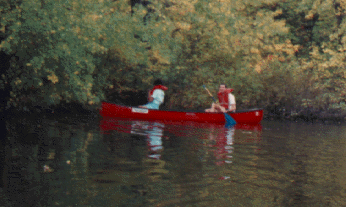
#> input picture input/canoe.tif, 346 x 207 px
$ python RGB.py
#> lines starting #> are read from the running program, lines starting #| are printed output that depends on the picture
# -*- coding: utf-8 -*-
# @Time    : 2020/9/27 18:54
# @Author  : weiwei cai
# @File    : RGB.py
# @Software: PyCharm

import cv2
import numpy as np
import matplotlib.pyplot as plt

img = cv2.imread('input/canoe.tif')
#> img is the input picture: shape (207, 346, 3); mean B, G, R 55.8, 70.4, 76.2
#split to 3channels b,g,r
B, G, R = cv2.split(img)
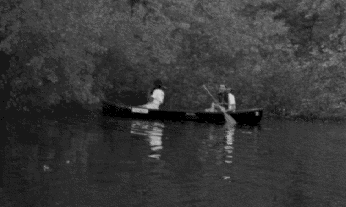
#> B: shape (207, 346); min 0, max 206, mean 55.8
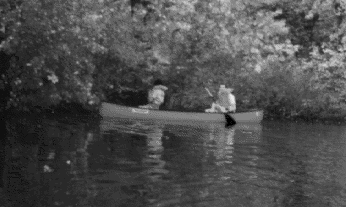
#> R: shape (207, 346); min 0, max 231, mean 76.2

#equalizeHist for b,g,r respectly
EB = cv2.equalizeHist(B)
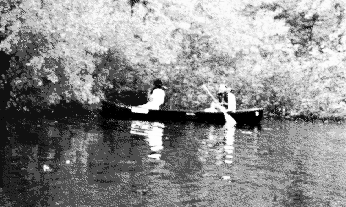
#> EB: shape (207, 346); min 0, max 255, mean 140.9
EG = cv2.equalizeHist(G)
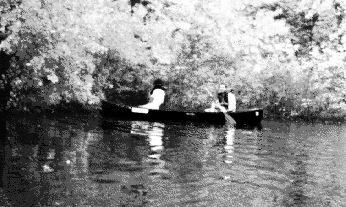
#> EG: shape (207, 346); min 0, max 255, mean 135.3
ER = cv2.equalizeHist(R)
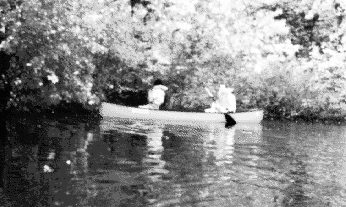
#> ER: shape (207, 346); min 0, max 255, mean 136.9

#when finish the operation then merge them into together
bgrhist = cv2.merge((EB, EG, ER))
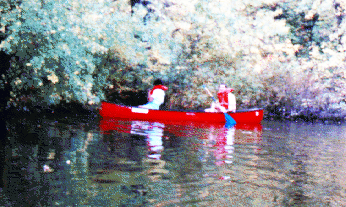
#> bgrhist: shape (207, 346, 3); mean B, G, R 140.9, 135.3, 136.9

equ = np.hstack((img, bgrhist))
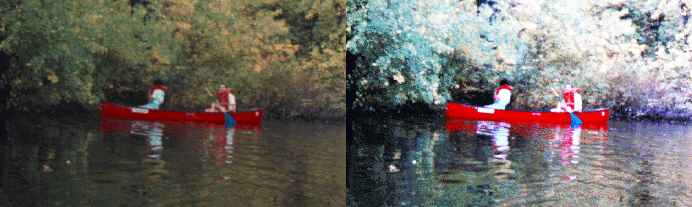
#> equ: shape (207, 692, 3); mean B, G, R 98.3, 102.8, 106.5

cv2.imshow('Histogram equalized', equ)
cv2.waitKey(0)
cv2.imwrite('output/canoe.tif', equ)

$ run again, with input/board.tif copied over input/canoe.tif
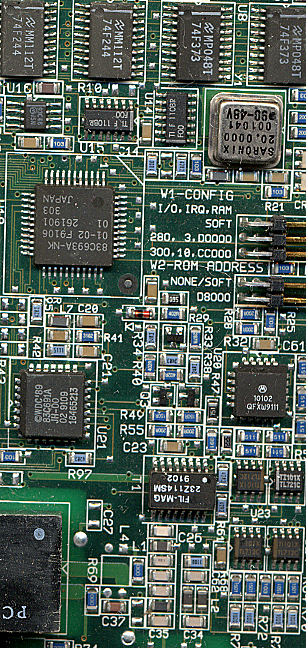
#> input picture input/board.tif, 306 x 648 px
#> img is the input picture: shape (648, 306, 3); mean B, G, R 89.1, 99, 84.2
#> `bgrhist = cv2.merge((EB, EG, ER))`:
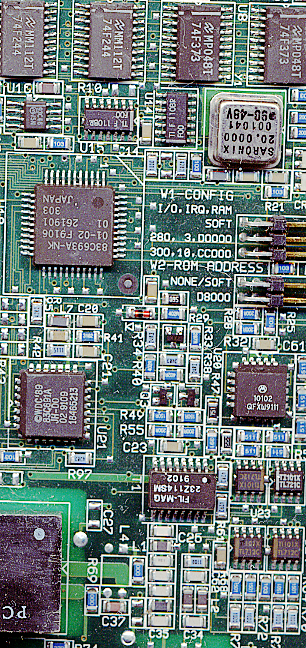
#> bgrhist: shape (648, 306, 3); mean B, G, R 122.2, 125.2, 111.1
#> `equ = np.hstack((img, bgrhist))`:
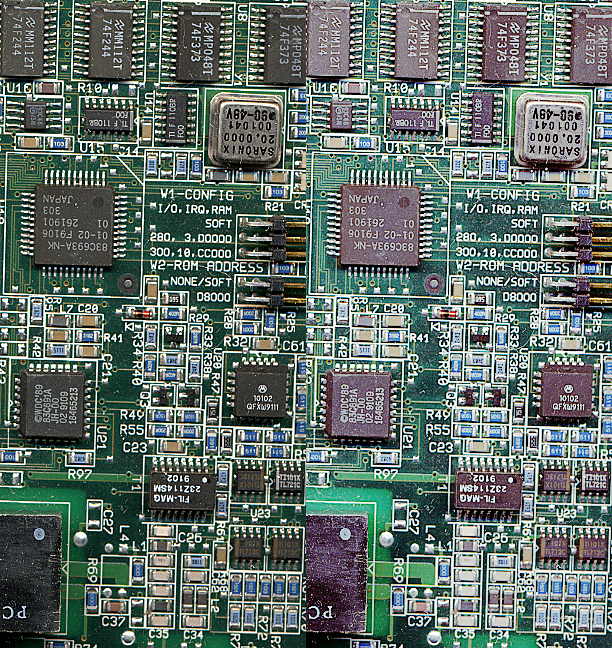
#> equ: shape (648, 612, 3); mean B, G, R 105.6, 112.1, 97.7

$ run again, with input/kids.tif copied over input/canoe.tif
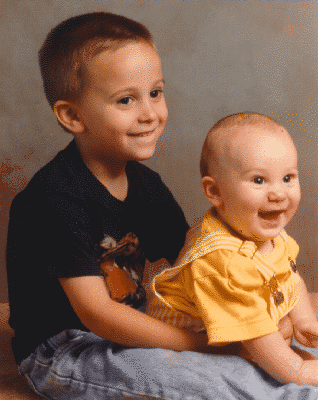
#> input picture input/kids.tif, 318 x 400 px
#> img is the input picture: shape (400, 318, 3); mean B, G, R 77.9, 97.4, 128.7
#> `bgrhist = cv2.merge((EB, EG, ER))`:
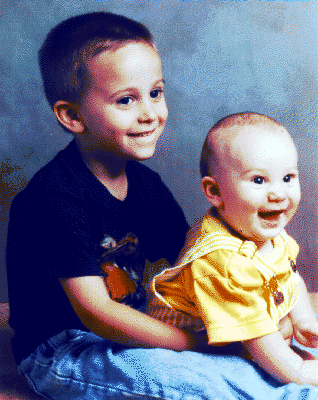
#> bgrhist: shape (400, 318, 3); mean B, G, R 133.7, 111.6, 111.1
#> `equ = np.hstack((img, bgrhist))`:
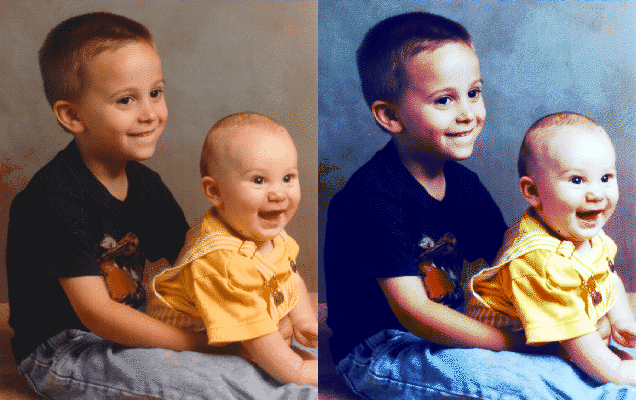
#> equ: shape (400, 636, 3); mean B, G, R 105.8, 104.5, 119.9
